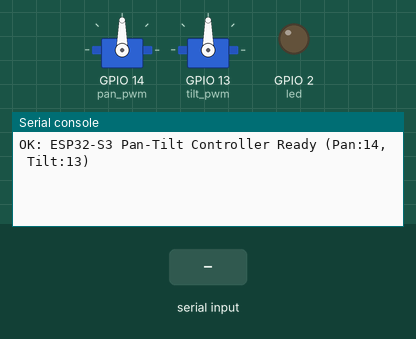
A program run on a simulated ESP32 board running MicroPython. On the bench: 2 × servo, output pins drawn as LEDs (lit = HIGH), the last lines printed to the serial console. The inputs (shaded band) are chosen by the test bench. Servo angles are drawn from the pulse width (0.5 ms = 0°, 2.5 ms = 180°).

Above: at 1.2 s.
1.3 s: "PING" typed at the serial console, then Enter
At 2.1 s:
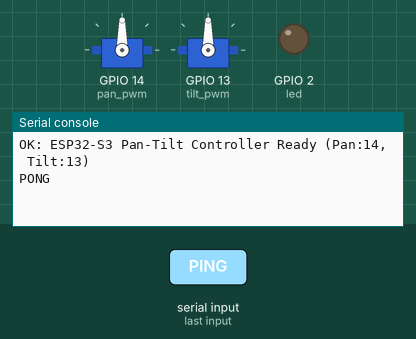
2.8 s: "CENTER" typed at the serial console, then Enter
At 3.3 s:
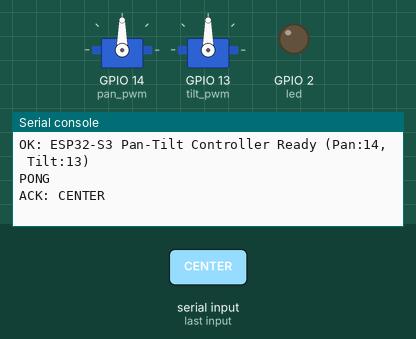
4.3 s: "DETACH" typed at the serial console, then Enter
At 5.6 s:
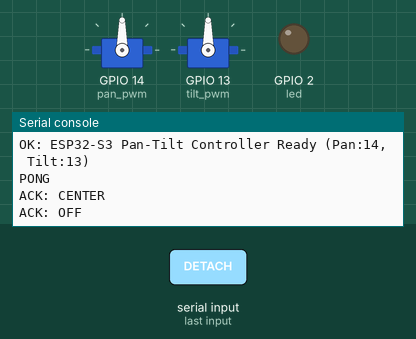

Measured:
- after the input at 1.3 s, the serial console: prints a new line at once (image 1)
- after the input at 2.8 s, the serial console: prints a new line at once (image 2)
- after the input at 4.3 s, the serial console: prints a new line at once (image 3)

The program:

main.py
```python
"""
main.py - MicroPython ESP32-S3 Pan-Tilt Servo Controller
========================================================
Runs automatically on boot on the ESP32-S3.
Drives hardware PWM on:
  - Pan Servo:  GPIO 14 (50 Hz, 600-2400 us pulse width)
  - Tilt Servo: GPIO 13 (50 Hz, 1000-2000 us pulse width)
Receives commands over USB CDC Serial (115200 baud).

Features:
  - Constant, stable 50 Hz PWM (never changes frequency)
  - Smooth hardware slew-rate limiting (6 us / 15 ms)
  - Continuous center-holding watchdog (prevents camera collapse)
"""

import sys
import select
import time
from machine import Pin, PWM

# Pin Configuration
PAN_PIN = 14
TILT_PIN = 13
LED_PIN = 2

# Microsecond limits
MIN_PULSE_US = 500
MAX_PULSE_US = 2500
CENTER_US = 1500

PAN_MIN_US = 600    # ~ -80 deg
PAN_MAX_US = 2400   # ~ +80 deg
TILT_MIN_US = 1000  # ~ -45 deg
TILT_MAX_US = 2000  # ~ +45 deg

# Ensure pins are driven LOW before attaching PWM
Pin(PAN_PIN, Pin.OUT, value=0)
Pin(TILT_PIN, Pin.OUT, value=0)

# Constant 50 Hz PWM frequency for standard hobby servos (20ms period)
pan_pwm = PWM(Pin(PAN_PIN), freq=50, duty_ns=0)
tilt_pwm = PWM(Pin(TILT_PIN), freq=50, duty_ns=0)

try:
    led = Pin(LED_PIN, Pin.OUT)
    led.value(0)
except Exception:
    led = None

def set_servo_us(pwm_dev, us):
    if us <= 0:
        pwm_dev.duty_ns(0)
    else:
        pwm_dev.duty_ns(int(us * 1000))

# Target and current pulse widths for smooth slew rate limiting
target_pan_us = CENTER_US
target_tilt_us = CENTER_US
curr_pan_us = CENTER_US
curr_tilt_us = CENTER_US
servos_active = True

# Engage at center on boot
set_servo_us(pan_pwm, CENTER_US)
set_servo_us(tilt_pwm, CENTER_US)

print("OK: ESP32-S3 Pan-Tilt Controller Ready (Pan:14, Tilt:13)")

buf = ""
spoll = select.poll()
spoll.register(sys.stdin, select.POLLIN)
last_pkt_ms = time.ticks_ms()
last_slew_ms = time.ticks_ms()
MAX_US_STEP = 6  # 6us per 15ms (~400 us/s) for silky-smooth motion

while True:
    events = spoll.poll(10)
    if events:
        ch = sys.stdin.read(1)
        if not ch:
            continue
        if ch in ('\n', '\r'):
            line = buf.strip()
            buf = ""
            if not line:
                continue

            if line == "PING":
                print("PONG")
                continue
            elif line in ("CENTER", "RESET"):
                target_pan_us = CENTER_US
                target_tilt_us = CENTER_US
                if not servos_active:
                    servos_active = True
                    set_servo_us(pan_pwm, curr_pan_us)
                    set_servo_us(tilt_pwm, curr_tilt_us)
                last_pkt_ms = time.ticks_ms()
                print("ACK: CENTER")
                continue
            elif line in ("OFF", "DETACH", "STOP", "RELEASE"):
                servos_active = False
                set_servo_us(pan_pwm, 0)
                set_servo_us(tilt_pwm, 0)
                if led:
                    led.value(0)
                print("ACK: OFF")
                continue

            pan_val = None
            tilt_val = None
            if line.startswith("P:") and " T:" in line:
                try:
                    p_str, t_str = line.split(" T:")
                    pan_val = int(p_str[2:])
                    tilt_val = int(t_str)
                except Exception:
                    pass
            elif "," in line:
                try:
                    p_str, t_str = line.split(",")
                    pan_val = int(p_str)
                    tilt_val = int(t_str)
                except Exception:
                    pass

            if pan_val is not None and tilt_val is not None:
                if pan_val == 0 and tilt_val == 0:
                    servos_active = False
                    set_servo_us(pan_pwm, 0)
                    set_servo_us(tilt_pwm, 0)
                    if led:
                        led.value(0)
                    print("ACK: OFF")
                    continue
                elif MIN_PULSE_US <= pan_val <= MAX_PULSE_US and MIN_PULSE_US <= tilt_val <= MAX_PULSE_US:
                    if not servos_active:
                        servos_active = True
                        set_servo_us(pan_pwm, curr_pan_us)
                        set_servo_us(tilt_pwm, curr_tilt_us)
                    target_pan_us = max(PAN_MIN_US, min(PAN_MAX_US, pan_val))
                    target_tilt_us = max(TILT_MIN_US, min(TILT_MAX_US, tilt_val))
                    last_pkt_ms = time.ticks_ms()
                    if led:
                        led.value(1)
        else:
            if len(buf) < 64:
                buf += ch

    # Smooth slew rate interpolation (~66 Hz)
    now_ms = time.ticks_ms()
    if servos_active and time.ticks_diff(now_ms, last_slew_ms) >= 15:
        last_slew_ms = now_ms
        if curr_pan_us != target_pan_us:
            diff_p = target_pan_us - curr_pan_us
            curr_pan_us += max(-MAX_US_STEP, min(MAX_US_STEP, diff_p))
            set_servo_us(pan_pwm, curr_pan_us)
        if curr_tilt_us != target_tilt_us:
            diff_t = target_tilt_us - curr_tilt_us
            curr_tilt_us += max(-MAX_US_STEP, min(MAX_US_STEP, diff_t))
            set_servo_us(tilt_pwm, curr_tilt_us)

    # Watchdog: return smoothly to center and keep holding position (never drop servos limp)
    if servos_active and time.ticks_diff(time.ticks_ms(), last_pkt_ms) > 3000:
        target_pan_us = CENTER_US
        target_tilt_us = CENTER_US
        if led:
            led.value(0)
```
